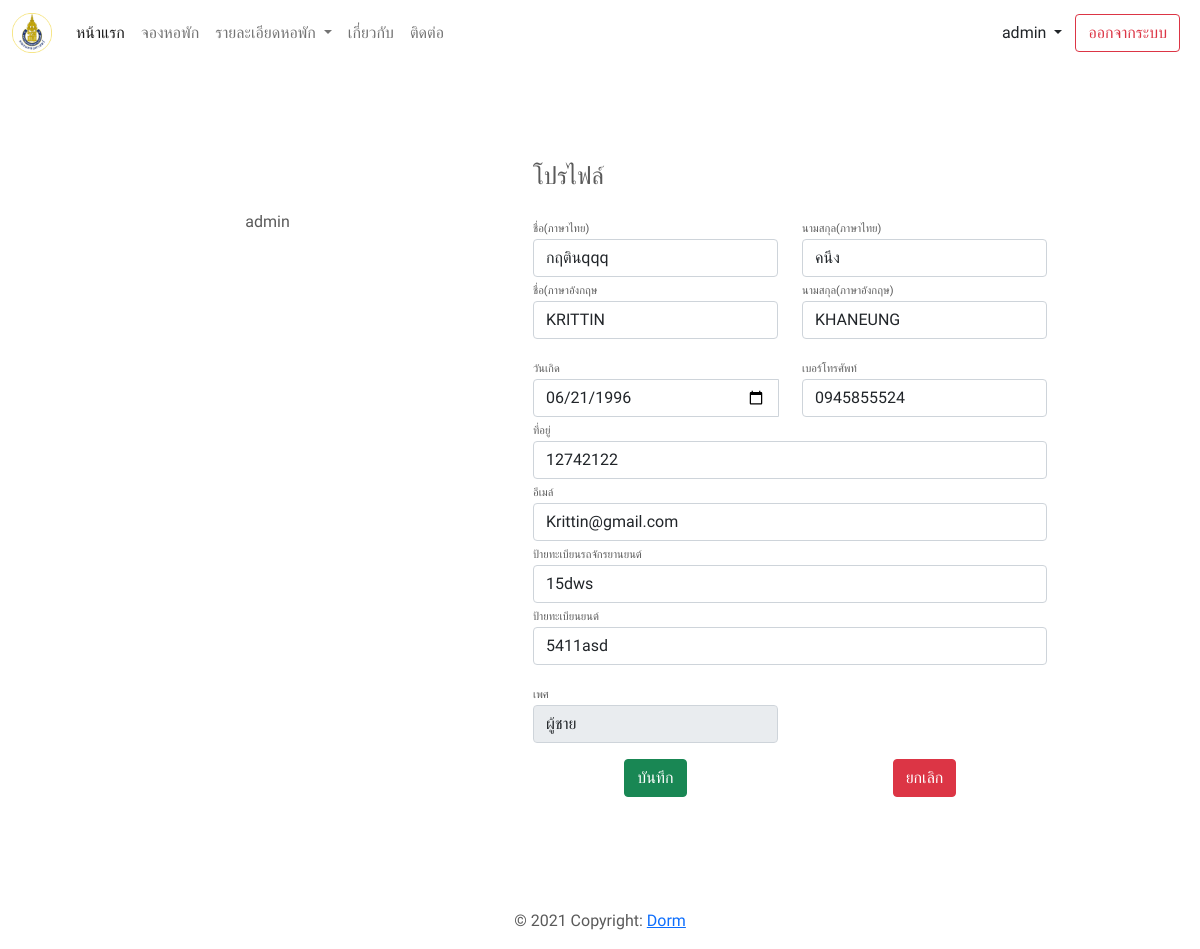
The page /account/profile/edit/ (signed in) on the database its author committed.
### account/models.py (models this page shows, shortened)
class Account(models.Model):
    user = models.OneToOneField(
        User, on_delete=models.CASCADE, related_name='account')
    first_name_en = models.CharField(
        verbose_name="ชื่อภาษาอังกฤษ", max_length=100, null=True)
    last_name_en = models.CharField(
        verbose_name="นามสกุลภาษาอังกฤษ", max_length=100, null=True)
    birthday = models.DateField(verbose_name="วันเกิด", null=True)
    address = models.CharField(
        verbose_name="ที่อยู่", max_length=200, null=True)
    phone_number = models.CharField(
        verbose_name='เบอร์โทรศัพท์', max_length=10, null=True, blank=True)
    bank_account = models.CharField(
        verbose_name='บัญชีธนาคาร', max_length=20, null=True, blank=True)
    motorcycle_registration = models.CharField(verbose_name="ป้ายทะเบียนรถจักรยานยนต์", max_length=15, null=True,
                                               blank=True)
    car_registration = models.CharField(
        verbose_name="ป้ายทะเบียนยนต์", max_length=15, null=True, blank=True)
    gender = models.CharField(verbose_name='เพศ', max_length=7, choices=[('ผู้ชาย', 'ผู้ชาย'), ('ผู้หญิง', 'ผู้หญิง')],
                              null=True,
                              blank=True)
    image = models.ImageField(upload_to=path_and_rename, blank=True)
    current_state = models.CharField(verbose_name='สถานะ', max_length=14,
                                     choices=[
                                         ('ไม่มีสิทธิ์จอง', 'ไม่มีสิทธิ์จอง'), ('มีสิทธิ์จอง', 'มีสิทธิ์จอง')],
                                     default='ไม่มีสิทธิ์จอง')
    is_booking_state = models.BooleanField(
        verbose_name="สถานะการจอง", default=False)
    created_at = models.DateTimeField(auto_now_add=True)
    updated_at = models.DateTimeField(auto_now=True)

### account/views.py (the view, shortened to what this page needs)
# urls.py: path('profile/edit/',views.ProfileEditView.as_view(),name='profile_edit'),
class ProfileEditView(LoginRequiredMixin, View):
    login_url = "login"
    def get(self, request):
        user = request.user
        account = user.account
        return render(request, 'account/profile-edit.html', {'account':account})

### main/context_processors.py (called while the page is built)
def all_dormitory(self):
	dorms = Dormitory.objects.all()
	return dict(dorms= dorms )

### account/templates/account/profile-edit.html (shortened to what this page needs)
{% extends 'base.html' %}
{% load static %}
{%block css_style%}
<link rel="stylesheet" href="{% static "css/profile.css" %}">
{%endblock %}
{% block content %}
<div class="container rounded bg-white mt-5 mb-5 justify-content-center">
    <form method="POST" action="{% url 'profile_edit' %}">
        <div class=" row">
            <div class="col-md-5 border-right">
                <div class="d-flex flex-column align-items-center text-center p-3 py-5">
                    <span class="font-weight-bold">{{request.user.username}}</span>
                </div>
            </div>
            <div class="col-md-6 border-right">
                <div class="p-3 py-5">
                    <div class="d-flex justify-content-between align-items-center mb-3">
                        <h4 class="text-right">โปรไฟล์</h4>
                    </div>
                    <div class="row mt-2">
                        <div class="col-md-6"><label class="labels">ชื่อ(ภาษาไทย)</label><input type="text"
                                class="form-control" placeholder="first name" value="{{request.user.first_name}}"
                                id="first_name_th" name="first_name_th"></div>
                        <div class="col-md-6"><label class="labels">นามสกุล(ภาษาไทย)</label><input type="text"
                                class="form-control" value="{{request.user.last_name}}" placeholder="surname"
                                id="last_name_th" name="last_name_th"></div>
                        <div class="col-md-6"><label class="labels">ชื่อ(ภาษาอังกฤษ</label><input type="text"
                                class="form-control" placeholder="first name" value="{{account.first_name_en | upper}}"
                                id="first_name_en" name="first_name_en"></div>
                        <div class="col-md-6"><label class="labels">นามสกุล(ภาษาอังกฤษ)</label><input type="text"
                                class="form-control" value="{{account.last_name_en |upper}}" placeholder="surname"
                                id="last_name_en" name="last_name_en"></div>
                    </div>
                    <div class="row mt-3">
                        <div class="col-md-6">
                            <label class="labels">วันเกิด</label>
                            <div class="input-group date" id="datepicker">
                                <input type="date" class="form-control" placeholder="dd/mm/yyyy"
                                    value="{{account.birthday|date:"Y"}}-{{account.birthday|date:"m"}}-{{account.birthday|date:"d"}}" id="birth_date" name="birth_date">
                            </div>
                        </div>
                        <div class="col-md-6">
                            <label class="labels">เบอร์โทรศัพท์</label>
                            <input type="text" class="form-control" placeholder="เบอร์โทรศัพท์"
                                value="{{account.phone_number}}" id="phone_number" name="phone_number" maxlength="10">
                        </div>
                        <div class="col-md-12"><label class="labels">ที่อยู่</label><input type="text" class="form-control"
                                placeholder="enter address line" value="{{account.address}}" id="address" name="address"></div>
                        <div class="col-md-12"><label class="labels">อีเมล์</label><input type="text" class="form-control"
                                placeholder="enter email" value="{{request.user.email}}" id="email" name="email"></div>
                        <div class="col-md-12"><label class="labels">ป้ายทะเบียนรถจักรยานยนต์</label><input type="text"
                                class="form-control" placeholder="ป้ายทะเบียนรถจักรยานยนต์"
                                value="{{account.motorcycle_registration}}" id="motorcycle_registration" name="motorcycle_registration"></div>
                        <div class="col-md-12"><label class="labels">ป้ายทะเบียนยนต์</label><input type="text"
                                class="form-control" placeholder="ป้ายทะเบียนยนต์" value="{{account.car_registration}}"
                                id="car_registration" name="car_registration"></div>
                    </div>
                    <div class="row mt-3">
                        <div class="col-md-6"><label class="labels">เพศ</label><input type="text" class="form-control"
                                placeholder="เพศ" value="{{account.gender}}" disabled></div>
                    </div>
                    <div class="row mt-3 ">
                        <div class="col text-center"><button class="btn btn-success" type="submit">บันทึก</button>
                        </div>
                        <div class="col text-center"><button class="btn btn-danger" type="button">ยกเลิก</button>
                        </div>
                    </div>
                </div>
            </div>
        </div>
    </form>
</div>
{% endblock %}

### templates/include/navbar.html (shortened to what this page needs)
{% load static %}
<nav class="navbar navbar-expand-lg navbar-light ">
    <div class="container-fluid">
        <a class="navbar-brand" href="{% url 'index' %}">
            <img src="{% static 'images/pic/medpsu.png' %}" alt="" height="40">
        </a>
        <div class="collapse navbar-collapse" id="navbarSupportedContent">
            <ul class="navbar-nav me-auto mb-2 mb-lg-0">
                <li class="nav-item">
                    <a class="nav-link active" aria-current="page" href="{% url 'index' %}">หน้าแรก</a>
                </li>
                <li class="nav-item">
                    <a class="nav-link" href="{% url 'dorm' %}">จองหอพัก</a>
                </li>
                <li class="nav-item dropdown">
                    <a class="nav-link dropdown-toggle" href="#" id="navbarDropdown" role="button"
                        data-bs-toggle="dropdown" aria-expanded="false">
                        รายละเอียดหอพัก
                    </a>
                </li>
                <li class="nav-item">
                    <a class="nav-link" href="#">เกี่ยวกับ</a>
                </li>
                <li class="nav-item">
                    <a class="nav-link" href="#">ติดต่อ</a>
                </li>
            </ul>
            <ul class="navbar-nav mb-2 mb-lg-0">
                {% if request.user.is_authenticated %}
                <li class="nav-item">
                    <div class="dropdown">
                        <button class="btn btn-outline dropdown-toggle" type="button" id="dropdownMenuUser"
                            data-bs-toggle="dropdown" aria-expanded="false">
                            {{request.user.username}}
                        </button>
                    </div>
                </li>
                <a href="{% url 'logout' %}" class="btn btn-outline-danger me-2 my-sm-0" type="button">ออกจากระบบ</a>
                {% else %}
                <a href="{% url 'login' %}" class="btn btn-outline-success me-2 my-sm-0" type="button">เข้าสู่ระบบ</a>
                &nbsp;
                {% endif %}
            </ul>
        </div>
    </div>
</nav>

### static/css/carousel.css (style rules this page uses)
body { padding-top: 3rem; padding-bottom: 3rem; color: #5a5a5a; }

### static/css/style.css (style rules this page uses)
* { font-family: 'Kanit', sans-serif !important; }

### account/static/css/profile.css (style rules this page uses)
.labels { font-size: 11px }

### rows shown on the page
Account: first_name_en "KRITTIN", last_name_en "KHANEUNG", birth_date "06/21/1996", phone_number "0945855524", address "12742122", motorcycle_registration "15dws", car_registration "5411asd", gender "ผู้ชาย"

### other values the page prints
{{ request.user.username }} "admin"
